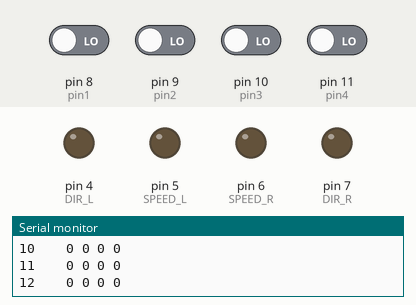
Simulated run of this sketch. Board: Arduino Uno, built with avr-gcc and run on an emulated ATmega328P. Parts: output pins drawn as LEDs (lit = HIGH), the last lines printed to the serial monitor. The test bench sets the inputs (shaded band); at power-on: pin 8 (pin1), pin 9 (pin2), pin 10 (pin3), pin 11 (pin4) LOW.

Above: at 1.2 s.
1.3 s: pin 8 (pin1) driven HIGH
At 2.4 s:
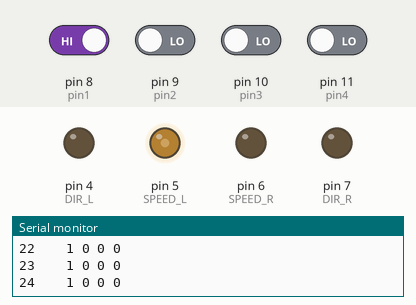
2.8 s: pin 9 (pin2) driven HIGH
At 3.8 s:
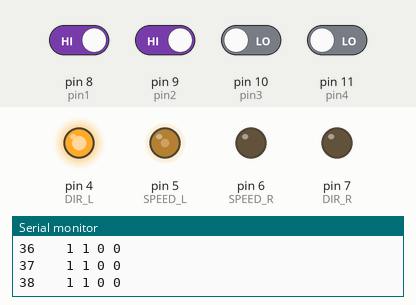
4.3 s: pin 10 (pin3) driven HIGH
At 5.1 s:
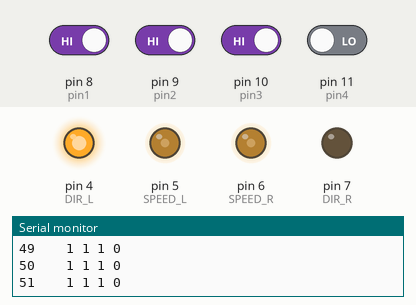
5.8 s: pin 11 (pin4) driven HIGH
At 6.5 s:
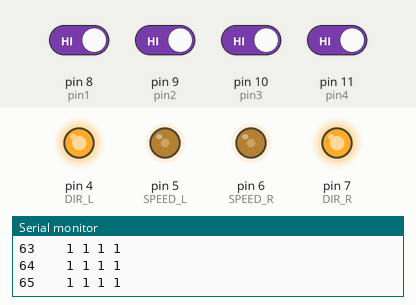
7.3 s: pin 8 (pin1) driven LOW
At 7.8 s:
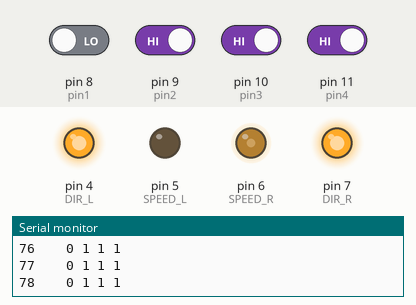
8.8 s: pin 9 (pin2) driven LOW
At 9.2 s:
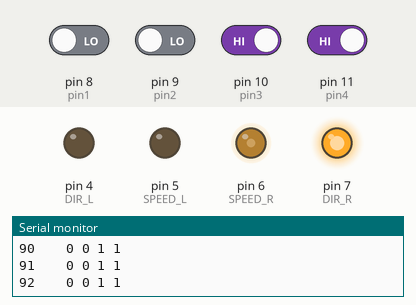
Timing chart, 0 to 11.3 s (numbered marks = the images above; inputs shaded):
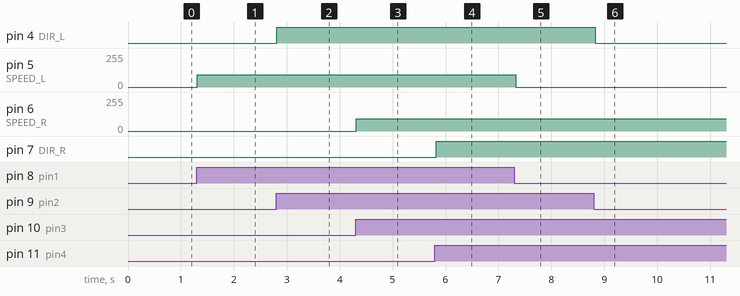

Measured:
- after the input at 1.3 s, pin 5 (SPEED_L): 0/255 → 92/255 at once
- after the input at 2.8 s, pin 4 (DIR_L): LOW → HIGH at once
- after the input at 4.3 s, pin 6 (SPEED_R): 0/255 → 92/255 at once
- after the input at 5.8 s, pin 7 (DIR_R): LOW → HIGH at once
- after the input at 7.3 s, pin 5 (SPEED_L): 92/255 → 0/255 at once
- after the input at 8.8 s, pin 4 (DIR_L): HIGH → LOW at once

The sketch:

test.ino
```cpp
#define SPEED_L      5
#define DIR_L        4
#define SPEED_R      6
#define DIR_R        7

int pin1 = 8;
int pin2 = 9;
int pin3 = 10;
int pin4 = 11;

int val1 = 0;
int val2 = 0;
int val3 = 0;
int val4 = 0;

int counter = 0;

char buffer[16];

void setup()
{
  pinMode(SPEED_L, OUTPUT);
  pinMode(DIR_L,   OUTPUT);
  pinMode(SPEED_R, OUTPUT);
  pinMode(DIR_R,   OUTPUT);

  pinMode(pin1, INPUT);
  pinMode(pin2, INPUT);
  pinMode(pin3, INPUT);
  pinMode(pin4, INPUT);

  Serial.begin(9600);
}

void loop()
{
  counter++;

  val1 = digitalRead(pin1);
  val2 = digitalRead(pin2);
  val3 = digitalRead(pin3);
  val4 = digitalRead(pin4);

  if(val1 == HIGH)
    analogWrite(SPEED_L, 92);
  else
    analogWrite(SPEED_L, 0);

  digitalWrite(DIR_L, val2);

  if(val3 == HIGH)
    analogWrite(SPEED_R, 92);
  else
    analogWrite(SPEED_R, 0);

  digitalWrite(DIR_R, val4);

  sprintf (buffer, "%-5d %d %d %d %d", counter, val1, val2, val3, val4);
  Serial.println(buffer);

  delay(100);
}
```
